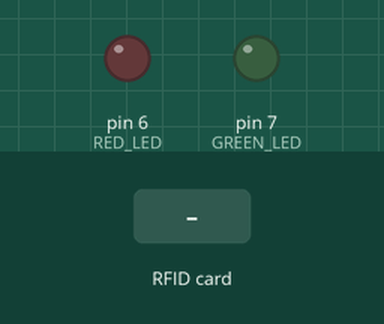
A sketch run on a simulated Arduino Uno, built with avr-gcc and run on an emulated ATmega328P. Shown: output pins drawn as LEDs (lit = HIGH). The inputs (shaded band) are chosen by the test bench. Pins used as bus, display or sensor lines are not drawn; what the sketch prints to the serial monitor is not drawn.

Above: at 1.2 s.
1.3 s: RFID card D0 73 37 5F held to the reader
At 1.7 s:
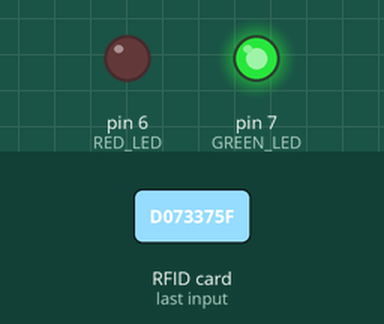
Timing chart, 0 to 7.8 s (numbered marks = the images above; inputs shaded):
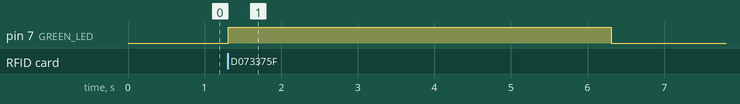

The sketch:

RFID_Based_Access_Control.ino
```cpp
#include <SPI.h>
#include <MFRC522.h>

#define RST_PIN         9      // MFRC522 reset pin
#define SS_PIN          10     // MFRC522 SDA/SS pin

#define GREEN_LED       7      // Access granted (D7)
#define RED_LED         6      // Access denied (D6)

MFRC522 mfrc522(SS_PIN, RST_PIN);  // Create MFRC522 instance

// Authorized UID (RFID Tag): D0 73 37 5F
byte authorizedUID[] = {0xD0, 0x73, 0x37, 0x5F};

void setup() {
  Serial.begin(9600);     // Start serial communication
  SPI.begin();            // Init SPI bus
  mfrc522.PCD_Init();     // Init RFID reader
  Serial.println("Scan RFID Card/Tag...");

  pinMode(GREEN_LED, OUTPUT);
  pinMode(RED_LED, OUTPUT);
  digitalWrite(GREEN_LED, LOW);
  digitalWrite(RED_LED, LOW);
}

void loop() {
  // Wait for new card
  if (!mfrc522.PICC_IsNewCardPresent()) return;
  if (!mfrc522.PICC_ReadCardSerial()) return;

  Serial.print("Scanned UID: ");
  printUID(mfrc522.uid.uidByte, mfrc522.uid.size);

  // Check UID
  if (isAuthorized(mfrc522.uid.uidByte, mfrc522.uid.size)) {
    Serial.println("✅ ACCESS GRANTED");
    Serial.println("Green LED ON (D7)");
    digitalWrite(GREEN_LED, HIGH);
    digitalWrite(RED_LED, LOW);
  } else {
    Serial.println("❌ ACCESS DENIED");
    Serial.println("Red LED ON (D6)");
    digitalWrite(GREEN_LED, LOW);
    digitalWrite(RED_LED, HIGH);
  }

  delay(5000);

  // Turn LEDs off after delay
  digitalWrite(GREEN_LED, LOW);
  digitalWrite(RED_LED, LOW);
  Serial.println("LEDs OFF");
  Serial.println("--------------------------------");

  mfrc522.PICC_HaltA();     // Stop reading
  mfrc522.PCD_StopCrypto1();
}

// Print UID
void printUID(byte *uid, byte length) {
  for (byte i = 0; i < length; i++) {
    if (uid[i] < 0x10) Serial.print("0");
    Serial.print(uid[i], HEX);
    Serial.print(" ");
  }
  Serial.println();
}

// Check UID
bool isAuthorized(byte *uid, byte length) {
  if (length != 4) return false;
  for (byte i = 0; i < 4; i++) {
    if (uid[i] != authorizedUID[i]) return false;
  }
  return true;
}
```

Measured:
- after the input at 1.3 s, pin 7 (GREEN_LED): LOW → HIGH at once, → LOW 5.0 s later
